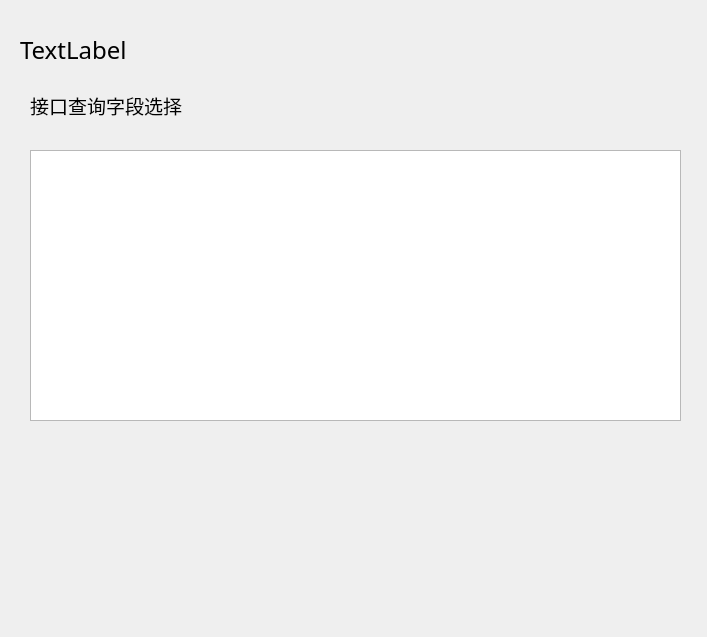
                 <widget class="QWidget" name="scrollAreaWidgetContents_21">
                  <property name="geometry">
                   <rect>
                    <x>0</x>
                    <y>0</y>
                    <width>707</width>
                    <height>637</height>
                   </rect>
                  </property>
                  <widget class="QLabel" name="label_view_4">
                   <property name="geometry">
                    <rect>
                     <x>20</x>
                     <y>20</y>
                     <width>221</width>
                     <height>61</height>
                    </rect>
                   </property>
                   <property name="font">
                    <font>
                     <family>Microsoft YaHei</family>
                     <pointsize>12</pointsize>
                     <bold>true</bold>
                    </font>
                   </property>
                   <property name="text">
                    <string>&lt;html&gt;&lt;head/&gt;&lt;body&gt;&lt;p&gt;&lt;span style=&quot; font-size:18pt; font-weight:400;&quot;&gt;TextLabel&lt;/span&gt;&lt;/p&gt;&lt;/body&gt;&lt;/html&gt;</string>
                   </property>
                  </widget>
                  <widget class="QLabel" name="label_51">
                   <property name="geometry">
                    <rect>
                     <x>30</x>
                     <y>90</y>
                     <width>191</width>
                     <height>31</height>
                    </rect>
                   </property>
                   <property name="text">
                    <string>&lt;html&gt;&lt;head/&gt;&lt;body&gt;&lt;p&gt;&lt;span style=&quot; font-size:14pt;&quot;&gt;接口查询字段选择&lt;/span&gt;&lt;/p&gt;&lt;/body&gt;&lt;/html&gt;</string>
                   </property>
                  </widget>
                  <widget class="QTableWidget" name="tableWidget_4">
                   <property name="geometry">
                    <rect>
                     <x>30</x>
                     <y>150</y>
                     <width>651</width>
                     <height>271</height>
                    </rect>
                   </property>
                  </widget>
                 </widget>
